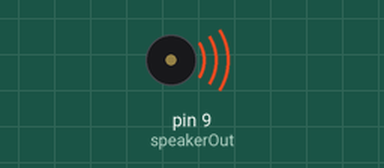
A sketch run on a simulated Arduino Uno, built with avr-gcc and run on an emulated ATmega328P. Shown: buzzer (waves = sounding). What the sketch prints to the serial monitor is not drawn.

Above: at 0.1 s.
Timing chart, 0 to 11.9 s (numbered marks = the images above):
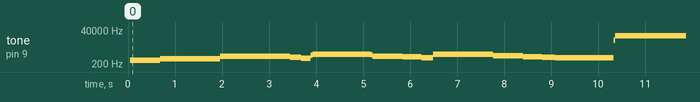

Measured:
- by itself, tone on pin 9 (speakerOut): plays 348 Hz for 0.64 s, 464 Hz for 1.3 s, 662 Hz for 1.5 s, 592 Hz for 0.24 s, 508 Hz for 0.20 s, 764 Hz for 0.04 s … (18 notes in this stretch)

The sketch:

StarWars.ino
```cpp
/* Star Wars Song Selector
 * -----------
 *
 * Program to choose between two melodies by using a potentiometer and a piezo buzzer.
 * Inspired by: https://code.google.com/p/rbots/source/browse/trunk/StarterKit/Lesson5_PiezoPlayMelody/Lesson5_PiezoPlayMelody.pde
 */

// TONES //
// Defining the relationship between note, period & frequency.

// period is in microsecond so P = 1/f * (1E6)

#define  c3    7634
#define  d3    6803
#define  e3    6061
#define  f3    5714
#define  g3    5102
#define  a3    4545
#define  b3    4049
#define  c4    3816    // 261 Hz
#define  d4    3401    // 294 Hz
#define  e4    3030    // 329 Hz
#define  f4    2865    // 349 Hz
#define  g4    2551    // 392 Hz
#define  a4    2272    // 440 Hz
#define  a4s   2146
#define  b4    2028    // 493 Hz
#define  c5    1912    // 523 Hz
#define  d5    1706
#define  d5s   1608
#define  e5    1517    // 659 Hz
#define  f5    1433    // 698 Hz
#define  g5    1276
#define  a5    1136
#define  a5s   1073
#define  b5    1012
#define  c6    955

#define  R     0      // Define a special note, 'R', to represent a rest


// SETUP //

int speakerOut = 9;    // Set up speaker on digital pin 7
int potPin = A0;      // Set up potentiometer on analogue pin 0.


void setup() {
  pinMode(speakerOut, OUTPUT);
    Serial.begin(9600); // Set serial out if we want debugging
  }
//}

// MELODIES and TIMING //
//  melody[] is an array of notes, accompanied by beats[],
//  which sets each note's relative length (higher #, longer note)

// Melody 1: Star Wars Imperial March
int melody1[] = {  a4, R,  a4, R,  a4, R,  f4, R, c5, R,  a4, R,  f4, R, c5, R, a4, R,  e5, R,  e5, R,  e5, R,  f5, R, c5, R,  g5, R,  f5, R,  c5, R, a4, R};
int beats1[]  = {  50, 20, 50, 20, 50, 20, 40, 5, 20, 5,  60, 10, 40, 5, 20, 5, 60, 80, 50, 20, 50, 20, 50, 20, 40, 5, 20, 5,  60, 10, 40, 5,  20, 5, 60, 40};

// Melody 2: Star Wars Theme
int melody2[] = {  f4,  f4, f4,  a4s,   f5,  d5s,  d5,  c5, a5s, f5, d5s,  d5,  c5, a5s, f5, d5s, d5, d5s,   c5};
int beats2[]  = {  21,  21, 21,  128,  128,   21,  21,  21, 128, 64,  21,  21,  21, 128, 64,  21, 21,  21, 128 };

int MAX_COUNT = sizeof(melody1) / 2; // Melody length, for looping.

long tempo = 10000; // Set overall tempo

int pause = 1000; // Set length of pause between notes

int rest_count = 50; // Loop variable to increase Rest length (BLETCHEROUS HACK; See NOTES)

// Initialize core variables
int toneM = 0;
int beat = 0;
long duration  = 0;
int potVal = 0;

// PLAY TONE  //
// Pulse the speaker to play a tone for a particular duration
void playTone() {
  long elapsed_time = 0;
  if (toneM > 0) { // if this isn't a Rest beat, while the tone has
    //  played less long than 'duration', pulse speaker HIGH and LOW
    while (elapsed_time < duration) {

      digitalWrite(speakerOut,HIGH);
      delayMicroseconds(toneM / 2);

      // DOWN
      digitalWrite(speakerOut, LOW);
      delayMicroseconds(toneM / 2);

      // Keep track of how long we pulsed
      elapsed_time += (toneM);
    }
  }
  else { // Rest beat; loop times delay
    for (int j = 0; j < rest_count; j++) { // See NOTE on rest_count
      delayMicroseconds(duration);
    }
  }
}

// LOOP //
void loop() {
  potVal = analogRead(potPin); //Read potentiometer value and store in potVal variable
  Serial.println(potVal); // Print potVal in serial monitor

  if (potVal < 511) { // If potVal is less than 511, play Melody1...

  // Set up a counter to pull from melody1[] and beats1[]
  for (int i=0; i<MAX_COUNT; i++) {
    toneM = melody1[i];
    beat = beats1[i];

    duration = beat * tempo; // Set up timing

    playTone(); // A pause between notes
    delayMicroseconds(pause);
    }
  }
  else    // ... else play Melody2
for (int i=0; i<MAX_COUNT; i++) {
    toneM = melody2[i];
    beat = beats2[i];

    duration = beat * tempo; // Set up timing

    playTone(); // A pause between notes
    delayMicroseconds(pause);
    }
  }

 /*
 * NOTES
 * The program purports to hold a tone for 'duration' microseconds.
 *  Lies lies lies! It holds for at least 'duration' microseconds, _plus_
 *  any overhead created by incremeting elapsed_time (could be in excess of
 *  3K microseconds) _plus_ overhead of looping and two digitalWrites()
 *
 * As a result, a tone of 'duration' plays much more slowly than a rest
 *  of 'duration.' rest_count creates a loop variable to bring 'rest' beats
 *  in line with 'tone' beats of the same length.
 *
 * rest_count will be affected by chip architecture and speed, as well as
 *  overhead from any program mods. Past behavior is no guarantee of future
 *  performance. Your mileage may vary. Light fuse and get away.
 */
```
